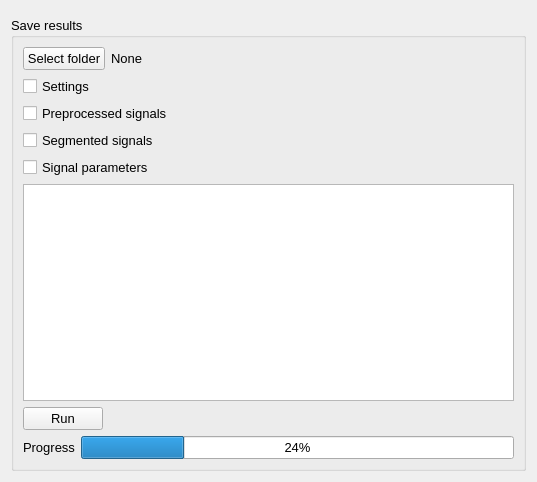
<?xml version="1.0" encoding="UTF-8"?>
<ui version="4.0">
 <class>Form</class>
 <widget class="QWidget" name="Form">
  <property name="geometry">
   <rect>
    <x>0</x>
    <y>0</y>
    <width>537</width>
    <height>482</height>
   </rect>
  </property>
  <property name="windowTitle">
   <string>Form</string>
  </property>
  <layout class="QVBoxLayout" name="verticalLayout">
   <item>
    <widget class="QFrame" name="topContentWidget">
     <property name="frameShape">
      <enum>QFrame::StyledPanel</enum>
     </property>
     <property name="frameShadow">
      <enum>QFrame::Raised</enum>
     </property>
    </widget>
   </item>
   <item>
    <widget class="QGroupBox" name="groupBox">
     <property name="font">
      <font>
       <pointsize>10</pointsize>
      </font>
     </property>
     <property name="title">
      <string>Save results</string>
     </property>
     <layout class="QVBoxLayout" name="verticalLayout_2">
      <item>
       <layout class="QHBoxLayout" name="horizontalLayout_4">
        <item>
         <widget class="QPushButton" name="selectfolderButton">
          <property name="text">
           <string>Select folder</string>
          </property>
         </widget>
        </item>
        <item>
         <widget class="QLabel" name="selectfolderLabel">
          <property name="text">
           <string>None</string>
          </property>
         </widget>
        </item>
        <item>
         <spacer name="horizontalSpacer_3">
          <property name="orientation">
           <enum>Qt::Horizontal</enum>
          </property>
          <property name="sizeHint" stdset="0">
           <size>
            <width>40</width>
            <height>20</height>
           </size>
          </property>
         </spacer>
        </item>
       </layout>
      </item>
      <item>
       <widget class="QCheckBox" name="settingsCBox">
        <property name="toolTip">
         <string>JSON file with the full configuration in the analyzer.</string>
        </property>
        <property name="text">
         <string>Settings</string>
        </property>
       </widget>
      </item>
      <item>
       <widget class="QCheckBox" name="prepsignalsCBox">
        <property name="toolTip">
         <string>.mat files with the preprocessed signals</string>
        </property>
        <property name="text">
         <string>Preprocessed signals</string>
        </property>
       </widget>
      </item>
      <item>
       <widget class="QCheckBox" name="segsignalsCBox">
        <property name="toolTip">
         <string>.mat files with the segmented signals</string>
        </property>
        <property name="text">
         <string>Segmented signals</string>
        </property>
       </widget>
      </item>
      <item>
       <widget class="QCheckBox" name="paramsignalsCBox">
        <property name="toolTip">
         <string>.mat files with the extracted parameters.</string>
        </property>
        <property name="text">
         <string>Signal parameters</string>
        </property>
       </widget>
      </item>
      <item>
       <widget class="QTextBrowser" name="logtextBrowser"/>
      </item>
      <item>
       <layout class="QHBoxLayout" name="horizontalLayout">
        <item>
         <widget class="QPushButton" name="runButton">
          <property name="styleSheet">
           <string notr="true"/>
          </property>
          <property name="text">
           <string>Run</string>
          </property>
         </widget>
        </item>
        <item>
         <spacer name="horizontalSpacer">
          <property name="orientation">
           <enum>Qt::Horizontal</enum>
          </property>
          <property name="sizeHint" stdset="0">
           <size>
            <width>40</width>
            <height>20</height>
           </size>
          </property>
         </spacer>
        </item>
       </layout>
      </item>
      <item>
       <layout class="QHBoxLayout" name="horizontalLayout_3">
        <item>
         <widget class="QLabel" name="progressLabel">
          <property name="text">
           <string>Progress</string>
          </property>
         </widget>
        </item>
        <item>
         <widget class="QProgressBar" name="progressBar">
          <property name="value">
           <number>24</number>
          </property>
         </widget>
        </item>
       </layout>
      </item>
     </layout>
    </widget>
   </item>
  </layout>
 </widget>
 <resources/>
 <connections/>
</ui>
